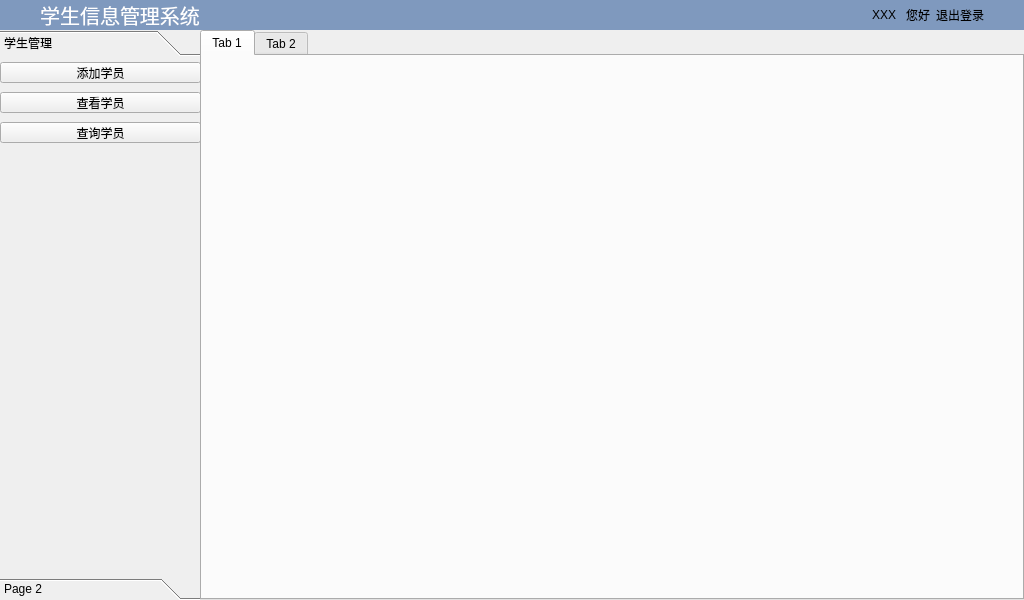
<?xml version="1.0" encoding="UTF-8"?>
<ui version="4.0">
 <class>MainMenu</class>
 <widget class="QWidget" name="MainMenu">
  <property name="geometry">
   <rect>
    <x>0</x>
    <y>0</y>
    <width>1024</width>
    <height>600</height>
   </rect>
  </property>
  <property name="windowTitle">
   <string>Form</string>
  </property>
  <layout class="QGridLayout" name="gridLayout">
   <property name="leftMargin">
    <number>0</number>
   </property>
   <property name="topMargin">
    <number>0</number>
   </property>
   <property name="rightMargin">
    <number>0</number>
   </property>
   <property name="bottomMargin">
    <number>0</number>
   </property>
   <property name="spacing">
    <number>0</number>
   </property>
   <item row="1" column="0">
    <widget class="QToolBox" name="toolBox">
     <property name="minimumSize">
      <size>
       <width>200</width>
       <height>0</height>
      </size>
     </property>
     <property name="maximumSize">
      <size>
       <width>200</width>
       <height>16777215</height>
      </size>
     </property>
     <property name="cursor">
      <cursorShape>ArrowCursor</cursorShape>
     </property>
     <property name="currentIndex">
      <number>0</number>
     </property>
     <widget class="QWidget" name="page">
      <property name="geometry">
       <rect>
        <x>0</x>
        <y>0</y>
        <width>200</width>
        <height>518</height>
       </rect>
      </property>
      <attribute name="label">
       <string>学生管理</string>
      </attribute>
      <widget class="QPushButton" name="btn_addStu">
       <property name="geometry">
        <rect>
         <x>0</x>
         <y>0</y>
         <width>201</width>
         <height>21</height>
        </rect>
       </property>
       <property name="text">
        <string>添加学员</string>
       </property>
      </widget>
      <widget class="QPushButton" name="btn_display">
       <property name="geometry">
        <rect>
         <x>0</x>
         <y>30</y>
         <width>201</width>
         <height>21</height>
        </rect>
       </property>
       <property name="text">
        <string>查看学员</string>
       </property>
      </widget>
      <widget class="QPushButton" name="btn_query">
       <property name="geometry">
        <rect>
         <x>0</x>
         <y>60</y>
         <width>201</width>
         <height>21</height>
        </rect>
       </property>
       <property name="text">
        <string>查询学员</string>
       </property>
      </widget>
     </widget>
     <widget class="QWidget" name="page_2">
      <property name="geometry">
       <rect>
        <x>0</x>
        <y>0</y>
        <width>200</width>
        <height>518</height>
       </rect>
      </property>
      <attribute name="label">
       <string>Page 2</string>
      </attribute>
     </widget>
    </widget>
   </item>
   <item row="1" column="1">
    <widget class="QTabWidget" name="tabWidget">
     <property name="minimumSize">
      <size>
       <width>824</width>
       <height>500</height>
      </size>
     </property>
     <property name="currentIndex">
      <number>0</number>
     </property>
     <widget class="QWidget" name="tab">
      <attribute name="title">
       <string>Tab 1</string>
      </attribute>
     </widget>
     <widget class="QWidget" name="tab_2">
      <attribute name="title">
       <string>Tab 2</string>
      </attribute>
     </widget>
    </widget>
   </item>
   <item row="0" column="0" colspan="2">
    <widget class="QWidget" name="top" native="true">
     <property name="minimumSize">
      <size>
       <width>3</width>
       <height>30</height>
      </size>
     </property>
     <property name="maximumSize">
      <size>
       <width>16777215</width>
       <height>30</height>
      </size>
     </property>
     <property name="styleSheet">
      <string notr="true">background-color: rgb(127,153,190);
</string>
     </property>
     <layout class="QGridLayout" name="gridLayout_2">
      <property name="leftMargin">
       <number>0</number>
      </property>
      <property name="topMargin">
       <number>0</number>
      </property>
      <property name="rightMargin">
       <number>0</number>
      </property>
      <property name="bottomMargin">
       <number>0</number>
      </property>
      <item row="0" column="6">
       <spacer name="horizontalSpacer_2">
        <property name="orientation">
         <enum>Qt::Horizontal</enum>
        </property>
        <property name="sizeType">
         <enum>QSizePolicy::Fixed</enum>
        </property>
        <property name="sizeHint" stdset="0">
         <size>
          <width>40</width>
          <height>10</height>
         </size>
        </property>
       </spacer>
      </item>
      <item row="0" column="4">
       <widget class="QLabel" name="label_2">
        <property name="text">
         <string>您好</string>
        </property>
       </widget>
      </item>
      <item row="0" column="1">
       <widget class="QLabel" name="title_label">
        <property name="sizePolicy">
         <sizepolicy hsizetype="Preferred" vsizetype="Expanding">
          <horstretch>0</horstretch>
          <verstretch>0</verstretch>
         </sizepolicy>
        </property>
        <property name="styleSheet">
         <string notr="true">#title_label
{
	font-size:20px;
	color: rgb(255, 255, 255);
}</string>
        </property>
        <property name="text">
         <string>学生信息管理系统</string>
        </property>
        <property name="alignment">
         <set>Qt::AlignCenter</set>
        </property>
       </widget>
      </item>
      <item row="0" column="2">
       <spacer name="horizontalSpacer">
        <property name="orientation">
         <enum>Qt::Horizontal</enum>
        </property>
        <property name="sizeHint" stdset="0">
         <size>
          <width>40</width>
          <height>20</height>
         </size>
        </property>
       </spacer>
      </item>
      <item row="0" column="3">
       <widget class="QLabel" name="uname_label">
        <property name="text">
         <string>XXX </string>
        </property>
       </widget>
      </item>
      <item row="0" column="5">
       <widget class="QPushButton" name="quit_btn">
        <property name="styleSheet">
         <string notr="true">QPushButton
{
	border:none;
}
QPushButton:hover
{
	color:red;
}</string>
        </property>
        <property name="text">
         <string>退出登录</string>
        </property>
       </widget>
      </item>
      <item row="0" column="0">
       <spacer name="horizontalSpacer_3">
        <property name="orientation">
         <enum>Qt::Horizontal</enum>
        </property>
        <property name="sizeType">
         <enum>QSizePolicy::Fixed</enum>
        </property>
        <property name="sizeHint" stdset="0">
         <size>
          <width>40</width>
          <height>20</height>
         </size>
        </property>
       </spacer>
      </item>
     </layout>
    </widget>
   </item>
  </layout>
 </widget>
 <resources/>
 <connections/>
</ui>
